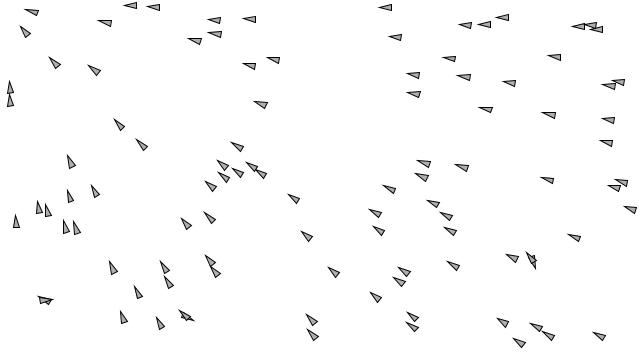
Frame 1 (no input)
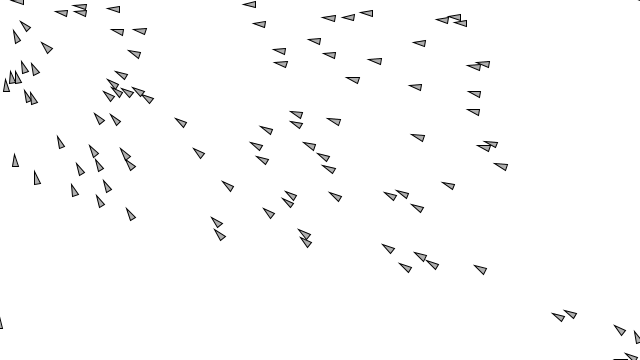
Frame 60 (the mouse pressed at the canvas centre just before this capture)
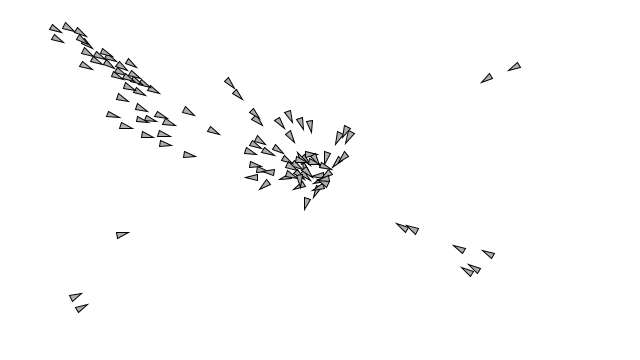
Frame 120 (the mouse held since frame 60 and released just before this capture)

The Processing sketch that drew these frames (run headless with seeded random() and noise(); from frame 60 on, the mouse is pressed at the canvas centre):

// Processing sketch: e10_combinations
// ── e10_combinations.pde
/**
 * Group Behaviors (Separation + Seek)
 */

ArrayList<Vehicle> vehicles;

void setup() {
  size(640, 360);
  // fullScreen();

  vehicles = new ArrayList<Vehicle>();
  for (int i = 0; i < 100; i++) {
    vehicles.add(new Vehicle(new PVector(random(width), random(height))));
  }
}

void draw() {
  background(255);
  for (Vehicle v : vehicles) {
    v.applyBehaviors(vehicles);
    v.run();
  }
}

void mouseDragged() {
  vehicles.add(new Vehicle(new PVector(mouseX, mouseY)));
}

// ── Vehicle.pde
class Vehicle {
  PVector location;
  PVector velocity;
  PVector acceleration;
  float maxspeed;
  float maxforce;
  float r;

  Vehicle(PVector l) {
    location = l.get();
    velocity = new PVector(0, 0);
    acceleration = new PVector(0, 0);
    maxspeed = 3;
    maxforce = 0.2;
    r = 3;
  }

  void run() {
    update();
    borders();
    display();
  }

  void update() {
    velocity.add(acceleration);
    velocity.limit(maxspeed);
    location.add(velocity);
    acceleration.mult(0);
  }

  void display() {
    // Vehicle is a triangle pointing in the direction of velocity;
    // since it is drawn pointing up, we rotate it an additional 90 degrees.
    float theta = velocity.heading() + PI/2;
    fill(175);
    stroke(0);
    pushMatrix();
    translate(location.x, location.y);
    rotate(theta);
    beginShape();
    vertex(0, -r*2);
    vertex(-r, r*2);
    vertex(r, r*2);
    endShape(CLOSE);
    popMatrix();
  }

  PVector separate(ArrayList<Vehicle> vehicles) {
    float desiredSeparation = (r * 2);

    // Required to calculate the average of all vectors pointing away from close vehicles
    PVector sum = new PVector();
    int count = 0;

    for (Vehicle other : vehicles) {
      // What is the distance between me and the other vehicle?
      float d = PVector.dist(location, other.location);

      // By checking for 0 we avoid checking ourself
      if ((d > 0) && (d < desiredSeparation)) {
        // A vector pointing away from the other vehicle
        PVector diff = PVector.sub(location, other.location);
        diff.normalize();

        // Add all vectors together
        sum.add(diff);
        count++;
      }
    }

    // Make sure we found at least one close vehicle
    if (count > 0) {
      sum.div(count);

      // Scale average to maxspeed
      sum.setMag(maxspeed);

      // Reynolds's steering formula
      sum.sub(velocity);
      sum.limit(maxforce);
    }
    return sum;
  }

  PVector seek(PVector target) {
    // Vector pointing from location to target
    PVector desired = PVector.sub(target, location);
    // Unit vector (direction)
    desired.normalize();
    // Constrain speed
    desired.mult(maxspeed);
    // Reynolds's steering formula
    PVector steer = PVector.sub(desired, velocity);
    // How easy does the vehicle turn?
    steer.limit(maxforce);
    return steer;
  }

  void applyBehaviors(ArrayList<Vehicle> vehicles) {
    // By returning vectors here...
    PVector separate = separate(vehicles);
    PVector seek = seek(new PVector(mouseX, mouseY));

    // ...we can control the forces in a central place
    separate.mult(1.5);
    seek.mult(0.5);

    applyForce(separate);
    applyForce(seek);
  }

  void applyForce(PVector f) {
    acceleration.add(f);
  }

  void borders() {
    if (location.x < -r) location.x = width+r;
    if (location.y < -r) location.y = height+r;
    if (location.x > width+r) location.x = -r;
    if (location.y > height+r) location.y = -r;
  }
}
